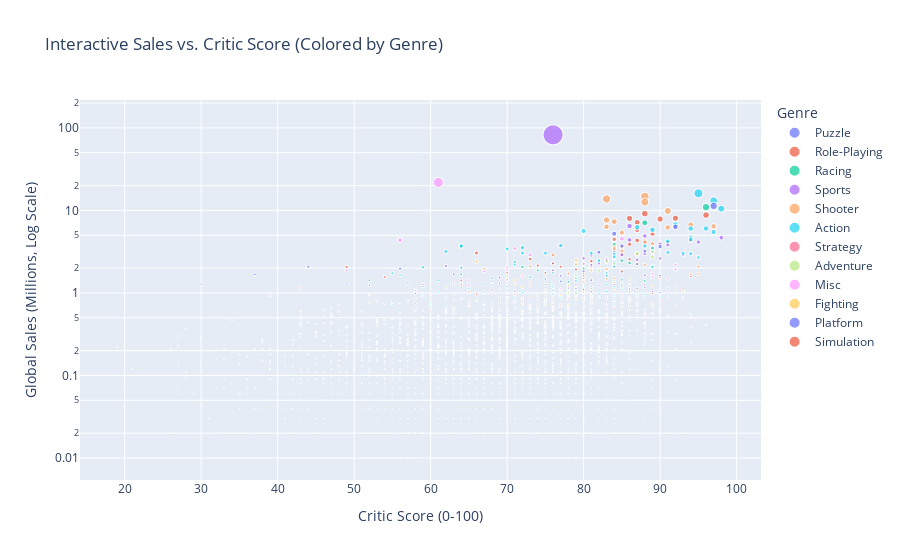

Write notebook code for a chart like this one.
### Code cell
df_interactive = df.dropna(subset=['Critic_Score', 'Global_Sales', 'Genre']).sample(n=2000, random_state=42)

fig = px.scatter(df_interactive, 
                 x="Critic_Score", 
                 y="Global_Sales", 
                 color="Genre", 
                 size="Global_Sales", 
                 # FIX 2: hover_name را حذف کنید، چون ستون Name وجود ندارد
                 # hover_name="Name", 
                 log_y=True,
                 title="Interactive Sales vs. Critic Score (Colored by Genre)")

fig.update_layout(xaxis_title='Critic Score (0-100)',
                  yaxis_title='Global Sales (Millions, Log Scale)',
                  showlegend=True)
fig.show()
